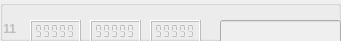
             <widget class="QGroupBox" name="markerBox_11">
              <property name="enabled">
               <bool>false</bool>
              </property>
              <property name="geometry">
               <rect>
                <x>0</x>
                <y>280</y>
                <width>341</width>
                <height>41</height>
               </rect>
              </property>
              <property name="title">
               <string notr="true"/>
              </property>
              <property name="flat">
               <bool>false</bool>
              </property>
              <widget class="QLCDNumber" name="X_11">
               <property name="geometry">
                <rect>
                 <x>30</x>
                 <y>20</y>
                 <width>51</width>
                 <height>23</height>
                </rect>
               </property>
               <property name="smallDecimalPoint">
                <bool>true</bool>
               </property>
               <property name="segmentStyle">
                <enum>QLCDNumber::Flat</enum>
               </property>
               <property name="value" stdset="0">
                <double>99999.000000000000000</double>
               </property>
              </widget>
              <widget class="QLCDNumber" name="Y_11">
               <property name="geometry">
                <rect>
                 <x>90</x>
                 <y>20</y>
                 <width>51</width>
                 <height>23</height>
                </rect>
               </property>
               <property name="smallDecimalPoint">
                <bool>true</bool>
               </property>
               <property name="segmentStyle">
                <enum>QLCDNumber::Flat</enum>
               </property>
               <property name="value" stdset="0">
                <double>99999.000000000000000</double>
               </property>
              </widget>
              <widget class="QLCDNumber" name="Z_11">
               <property name="geometry">
                <rect>
                 <x>150</x>
                 <y>20</y>
                 <width>51</width>
                 <height>23</height>
                </rect>
               </property>
               <property name="smallDecimalPoint">
                <bool>true</bool>
               </property>
               <property name="segmentStyle">
                <enum>QLCDNumber::Flat</enum>
               </property>
               <property name="value" stdset="0">
                <double>99999.000000000000000</double>
               </property>
              </widget>
              <widget class="QLineEdit" name="name_11">
               <property name="geometry">
                <rect>
                 <x>220</x>
                 <y>20</y>
                 <width>121</width>
                 <height>25</height>
                </rect>
               </property>
               <property name="sizePolicy">
                <sizepolicy hsizetype="Expanding" vsizetype="Fixed">
                 <horstretch>0</horstretch>
                 <verstretch>0</verstretch>
                </sizepolicy>
               </property>
              </widget>
              <widget class="QLabel" name="srn_11">
               <property name="enabled">
                <bool>false</bool>
               </property>
               <property name="geometry">
                <rect>
                 <x>0</x>
                 <y>20</y>
                 <width>21</width>
                 <height>17</height>
                </rect>
               </property>
               <property name="font">
                <font>
                 <weight>75</weight>
                 <bold>true</bold>
                </font>
               </property>
               <property name="text">
                <string> 11</string>
               </property>
              </widget>
             </widget>
